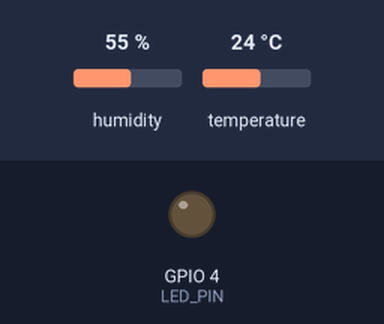
Bench run of a program on a simulated ESP32. Parts: output pins drawn as LEDs (lit = HIGH). Inputs (shaded band) come from the test bench; at power-on: temperature 24 °C, humidity 55 %. WiFi joins after 1.5 s; servers stay silent unless stated; uploads are accepted with an empty reply; what the program prints to the serial monitor is not drawn.

Above: at 3.2 s.
3.3 s: temperature set to 35.6 °C
10.0 s: temperature set to 36.5 °C
At 10.4 s:
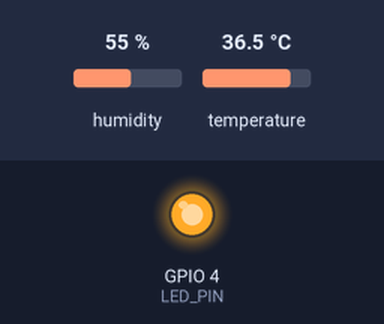
Timing chart, 0 to 13.0 s (numbered marks = the images above; inputs shaded):
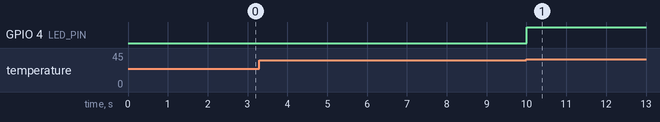

Measured:
- the behaviour switches between 36 and 36.1 °C on temperature (found by bisection; images 0 and 1)
- after the input at 3.3 s, every drawn part: stays the same
- after the input at 10.0 s, GPIO 4 (LED_PIN): LOW → HIGH at once

The program:

main.cpp
```cpp
/*
 * IoT Monitor — ESP32 + DHT22 + LED (Ventilador Simulado)
 *
 * Conexiones:
 *   DHT22 VCC  → 3.3V
 *   DHT22 GND  → GND
 *   DHT22 DATA → D18 (GPIO18)
 *   LED (+)    → D2  (GPIO2) → Resistencia → GND
 *
 * Placa  : ESP32 DevKit V1
 * Monitor: 115200 baudios
 */

#include <Arduino.h>
#include <WiFi.h>
#include <HTTPClient.h>
#include <DHT.h>
#include <ArduinoJson.h>

// ── Pines ─────────────────────────────────────────────────────
#define DHTPIN        18    // GPIO18 — datos del sensor DHT22
#define DHTTYPE       DHT22
#define LED_PIN       4     // GPIO4 (D4) — LED / ventilador simulado

DHT dht(DHTPIN, DHTTYPE);

// ── WiFi ──────────────────────────────────────────────────────
const char* ssid     = "Xiaomi 15";
const char* password = "0327jenni";

// ── Backend (Railway) ─────────────────────────────────────────
const char* SERVER_BASE   = "https://iotweathermonitor-production-ece1.up.railway.app";
const char* URL_SENSOR    = "https://iotweathermonitor-production-ece1.up.railway.app/api/sensor/data";
const char* URL_FAN_STATE = "https://iotweathermonitor-production-ece1.up.railway.app/api/fan/state";

// ── Intervalos ────────────────────────────────────────────────
const unsigned long INTERVAL_SENSOR = 5000;   // Enviar datos cada 5s
const unsigned long INTERVAL_FAN    = 3000;   // Consultar estado LED cada 3s

unsigned long lastSensor = 0;
unsigned long lastFan    = 0;

// ── Estado actual del LED ─────────────────────────────────────
bool fanActive = false;

// ─────────────────────────────────────────────────────────────
void setup() {
  Serial.begin(115200);
  delay(500);

  Serial.println("\n=== IoT Monitor v2 — ESP32 + DHT22 + LED ===");

  // Inicializar pines
  pinMode(LED_PIN, OUTPUT);
  digitalWrite(LED_PIN, LOW);
  Serial.println("LED en GPIO2 inicializado (OFF)");

  // Pull-up interno en el pin DATA del sensor
  pinMode(DHTPIN, INPUT_PULLUP);
  dht.begin();
  Serial.println("Sensor DHT22 inicializado en D18 (GPIO18)");

  // Conectar WiFi
  Serial.print("Conectando a: ");
  Serial.println(ssid);
  WiFi.begin(ssid, password);

  while (WiFi.status() != WL_CONNECTED) {
    delay(500);
    Serial.print(".");
  }

  Serial.println("\n¡WiFi Conectado!");
  Serial.print("IP local: ");
  Serial.println(WiFi.localIP());
  Serial.println("============================================");
}

// ── Enviar datos del sensor al backend ───────────────────────
void sendSensorData() {
  float temperatura = dht.readTemperature();
  float humedad     = dht.readHumidity();

  if (isnan(temperatura) || isnan(humedad)) {
    Serial.println("[ERROR] No se pudo leer el sensor DHT22.");
    return;
  }

  Serial.printf("[Lectura] Temp: %.1f°C | Hum: %.1f%%\n", temperatura, humedad);

  // Control local: si supera 36°C enciende el LED inmediatamente
  if (temperatura > 36.0) {
    digitalWrite(LED_PIN, HIGH);
    fanActive = true;
    Serial.println("[ALERTA LOCAL] Temp > 36°C — LED ON (control local)");
  }

  HTTPClient http;
  http.begin(URL_SENSOR);
  http.addHeader("Content-Type", "application/json");

  String payload = "{\"temperatura\":" + String(temperatura, 1) +
                   ",\"humedad\":"     + String(humedad,     1) + "}";

  int code = http.POST(payload);

  if (code == 200) {
    Serial.printf("[OK] Enviado — HTTP %d\n", code);
  } else {
    Serial.printf("[ERROR] HTTP %d\n", code);
  }

  http.end();
}

// ── Consultar estado del ventilador al backend ───────────────
void checkFanState() {
  if (WiFi.status() != WL_CONNECTED) return;

  HTTPClient http;
  http.begin(URL_FAN_STATE);

  int code = http.GET();

  if (code == 200) {
    String body = http.getString();

    // Parsear JSON: {"fan": true} o {"fan": false}
    StaticJsonDocument<64> doc;
    DeserializationError err = deserializeJson(doc, body);

    if (!err) {
      bool newState = doc["fan"].as<bool>();

      if (newState != fanActive) {
        fanActive = newState;
        digitalWrite(LED_PIN, fanActive ? HIGH : LOW);
        Serial.printf("[Actuador] LED %s por comando remoto\n",
                      fanActive ? "ENCENDIDO" : "APAGADO");
      }
    }
  }

  http.end();
}

// ─────────────────────────────────────────────────────────────
void loop() {
  unsigned long now = millis();

  if (WiFi.status() != WL_CONNECTED) {
    Serial.println("[WARN] WiFi desconectado, reconectando...");
    WiFi.reconnect();
    delay(2000);
    return;
  }

  // Enviar datos del sensor cada 5s
  if (now - lastSensor >= INTERVAL_SENSOR) {
    lastSensor = now;
    sendSensorData();
  }

  // Consultar estado del LED cada 3s
  if (now - lastFan >= INTERVAL_FAN) {
    lastFan = now;
    checkFanState();
  }
}
```
